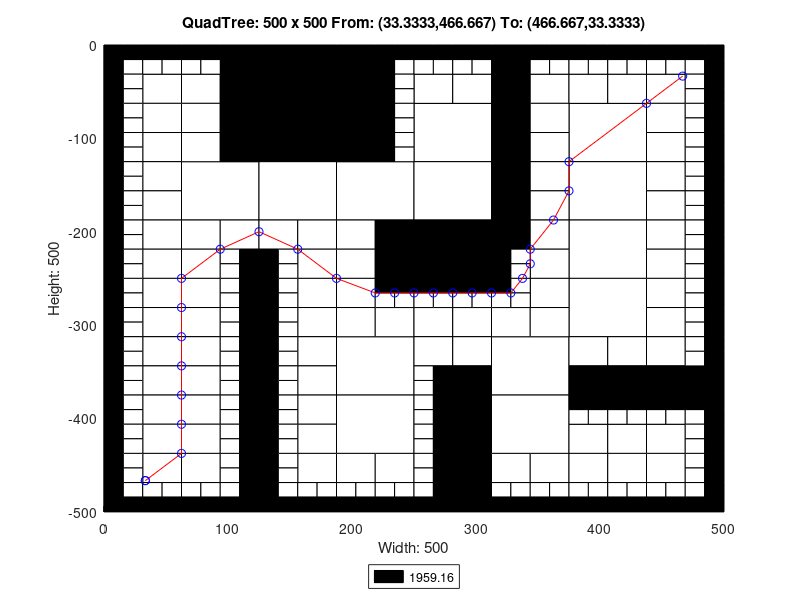

The MATLAB script that drew this image:
axis([0 500 -500 0]);
title('QuadTree: 500 x 500 From: (33.3333,466.667) To: (466.667,33.3333)');
xlabel('Width: 500');
ylabel('Height: 500');
rectangle('Position',[125 -62.5 62.5 62.5], 'FaceColor',[0 0 0]);
rectangle('Position',[125 -125 62.5 62.5], 'FaceColor',[0 0 0]);
rectangle('Position',[62.5 -187.5 62.5 62.5], 'FaceColor',[1 1 1]);
rectangle('Position',[125 -187.5 62.5 62.5], 'FaceColor',[1 1 1]);
rectangle('Position',[187.5 -187.5 62.5 62.5], 'FaceColor',[1 1 1]);
rectangle('Position',[250 -125 62.5 62.5], 'FaceColor',[1 1 1]);
rectangle('Position',[375 -125 62.5 62.5], 'FaceColor',[1 1 1]);
rectangle('Position',[250 -187.5 62.5 62.5], 'FaceColor',[1 1 1]);
rectangle('Position',[250 -250 62.5 62.5], 'FaceColor',[0 0 0]);
rectangle('Position',[375 -187.5 62.5 62.5], 'FaceColor',[1 1 1]);
rectangle('Position',[375 -250 62.5 62.5], 'FaceColor',[1 1 1]);
rectangle('Position',[187.5 -375 62.5 62.5], 'FaceColor',[1 1 1]);
rectangle('Position',[187.5 -437.5 62.5 62.5], 'FaceColor',[1 1 1]);
rectangle('Position',[312.5 -375 62.5 62.5], 'FaceColor',[1 1 1]);
rectangle('Position',[375 -312.5 62.5 62.5], 'FaceColor',[1 1 1]);
rectangle('Position',[312.5 -437.5 62.5 62.5], 'FaceColor',[1 1 1]);
rectangle('Position',[31.25 -62.5 31.25 31.25], 'FaceColor',[1 1 1]);
rectangle('Position',[93.75 -31.25 31.25 31.25], 'FaceColor',[0 0 0]);
rectangle('Position',[62.5 -62.5 31.25 31.25], 'FaceColor',[1 1 1]);
rectangle('Position',[93.75 -62.5 31.25 31.25], 'FaceColor',[0 0 0]);
rectangle('Position',[31.25 -93.75 31.25 31.25], 'FaceColor',[1 1 1]);
rectangle('Position',[31.25 -125 31.25 31.25], 'FaceColor',[1 1 1]);
rectangle('Position',[62.5 -93.75 31.25 31.25], 'FaceColor',[1 1 1]);
rectangle('Position',[93.75 -93.75 31.25 31.25], 'FaceColor',[0 0 0]);
rectangle('Position',[62.5 -125 31.25 31.25], 'FaceColor',[1 1 1]);
rectangle('Position',[93.75 -125 31.25 31.25], 'FaceColor',[0 0 0]);
rectangle('Position',[187.5 -31.25 31.25 31.25], 'FaceColor',[0 0 0]);
rectangle('Position',[187.5 -62.5 31.25 31.25], 'FaceColor',[0 0 0]);
rectangle('Position',[187.5 -93.75 31.25 31.25], 'FaceColor',[0 0 0]);
rectangle('Position',[187.5 -125 31.25 31.25], 'FaceColor',[0 0 0]);
rectangle('Position',[31.25 -156.25 31.25 31.25], 'FaceColor',[1 1 1]);
rectangle('Position',[31.25 -187.5 31.25 31.25], 'FaceColor',[1 1 1]);
rectangle('Position',[31.25 -218.75 31.25 31.25], 'FaceColor',[1 1 1]);
rectangle('Position',[31.25 -250 31.25 31.25], 'FaceColor',[1 1 1]);
rectangle('Position',[62.5 -218.75 31.25 31.25], 'FaceColor',[1 1 1]);
rectangle('Position',[93.75 -218.75 31.25 31.25], 'FaceColor',[1 1 1]);
rectangle('Position',[62.5 -250 31.25 31.25], 'FaceColor',[1 1 1]);
rectangle('Position',[125 -218.75 31.25 31.25], 'FaceColor',[1 1 1]);
rectangle('Position',[156.25 -218.75 31.25 31.25], 'FaceColor',[1 1 1]);
rectangle('Position',[156.25 -250 31.25 31.25], 'FaceColor',[1 1 1]);
rectangle('Position',[187.5 -218.75 31.25 31.25], 'FaceColor',[1 1 1]);
rectangle('Position',[218.75 -218.75 31.25 31.25], 'FaceColor',[0 0 0]);
rectangle('Position',[187.5 -250 31.25 31.25], 'FaceColor',[1 1 1]);
rectangle('Position',[218.75 -250 31.25 31.25], 'FaceColor',[0 0 0]);
rectangle('Position',[250 -62.5 31.25 31.25], 'FaceColor',[1 1 1]);
rectangle('Position',[281.25 -62.5 31.25 31.25], 'FaceColor',[1 1 1]);
rectangle('Position',[312.5 -31.25 31.25 31.25], 'FaceColor',[0 0 0]);
rectangle('Position',[312.5 -62.5 31.25 31.25], 'FaceColor',[0 0 0]);
rectangle('Position',[343.75 -62.5 31.25 31.25], 'FaceColor',[1 1 1]);
rectangle('Position',[312.5 -93.75 31.25 31.25], 'FaceColor',[0 0 0]);
rectangle('Position',[343.75 -93.75 31.25 31.25], 'FaceColor',[1 1 1]);
rectangle('Position',[312.5 -125 31.25 31.25], 'FaceColor',[0 0 0]);
rectangle('Position',[343.75 -125 31.25 31.25], 'FaceColor',[1 1 1]);
rectangle('Position',[375 -62.5 31.25 31.25], 'FaceColor',[1 1 1]);
rectangle('Position',[406.25 -62.5 31.25 31.25], 'FaceColor',[1 1 1]);
rectangle('Position',[437.5 -62.5 31.25 31.25], 'FaceColor',[1 1 1]);
rectangle('Position',[437.5 -93.75 31.25 31.25], 'FaceColor',[1 1 1]);
rectangle('Position',[437.5 -125 31.25 31.25], 'FaceColor',[1 1 1]);
rectangle('Position',[312.5 -156.25 31.25 31.25], 'FaceColor',[0 0 0]);
rectangle('Position',[343.75 -156.25 31.25 31.25], 'FaceColor',[1 1 1]);
rectangle('Position',[312.5 -187.5 31.25 31.25], 'FaceColor',[0 0 0]);
rectangle('Position',[343.75 -187.5 31.25 31.25], 'FaceColor',[1 1 1]);
rectangle('Position',[312.5 -218.75 31.25 31.25], 'FaceColor',[0 0 0]);
rectangle('Position',[343.75 -218.75 31.25 31.25], 'FaceColor',[1 1 1]);
rectangle('Position',[343.75 -250 31.25 31.25], 'FaceColor',[1 1 1]);
rectangle('Position',[437.5 -156.25 31.25 31.25], 'FaceColor',[1 1 1]);
rectangle('Position',[437.5 -187.5 31.25 31.25], 'FaceColor',[1 1 1]);
rectangle('Position',[437.5 -218.75 31.25 31.25], 'FaceColor',[1 1 1]);
rectangle('Position',[437.5 -250 31.25 31.25], 'FaceColor',[1 1 1]);
rectangle('Position',[31.25 -281.25 31.25 31.25], 'FaceColor',[1 1 1]);
rectangle('Position',[31.25 -312.5 31.25 31.25], 'FaceColor',[1 1 1]);
rectangle('Position',[62.5 -281.25 31.25 31.25], 'FaceColor',[1 1 1]);
rectangle('Position',[62.5 -312.5 31.25 31.25], 'FaceColor',[1 1 1]);
rectangle('Position',[31.25 -343.75 31.25 31.25], 'FaceColor',[1 1 1]);
rectangle('Position',[31.25 -375 31.25 31.25], 'FaceColor',[1 1 1]);
rectangle('Position',[62.5 -343.75 31.25 31.25], 'FaceColor',[1 1 1]);
rectangle('Position',[62.5 -375 31.25 31.25], 'FaceColor',[1 1 1]);
rectangle('Position',[156.25 -281.25 31.25 31.25], 'FaceColor',[1 1 1]);
rectangle('Position',[156.25 -312.5 31.25 31.25], 'FaceColor',[1 1 1]);
rectangle('Position',[187.5 -281.25 31.25 31.25], 'FaceColor',[1 1 1]);
rectangle('Position',[187.5 -312.5 31.25 31.25], 'FaceColor',[1 1 1]);
rectangle('Position',[218.75 -312.5 31.25 31.25], 'FaceColor',[1 1 1]);
rectangle('Position',[156.25 -343.75 31.25 31.25], 'FaceColor',[1 1 1]);
rectangle('Position',[156.25 -375 31.25 31.25], 'FaceColor',[1 1 1]);
rectangle('Position',[31.25 -406.25 31.25 31.25], 'FaceColor',[1 1 1]);
rectangle('Position',[31.25 -437.5 31.25 31.25], 'FaceColor',[1 1 1]);
rectangle('Position',[62.5 -406.25 31.25 31.25], 'FaceColor',[1 1 1]);
rectangle('Position',[62.5 -437.5 31.25 31.25], 'FaceColor',[1 1 1]);
rectangle('Position',[31.25 -468.75 31.25 31.25], 'FaceColor',[1 1 1]);
rectangle('Position',[62.5 -468.75 31.25 31.25], 'FaceColor',[1 1 1]);
rectangle('Position',[156.25 -406.25 31.25 31.25], 'FaceColor',[1 1 1]);
rectangle('Position',[156.25 -437.5 31.25 31.25], 'FaceColor',[1 1 1]);
rectangle('Position',[156.25 -468.75 31.25 31.25], 'FaceColor',[1 1 1]);
rectangle('Position',[187.5 -468.75 31.25 31.25], 'FaceColor',[1 1 1]);
rectangle('Position',[218.75 -468.75 31.25 31.25], 'FaceColor',[1 1 1]);
rectangle('Position',[250 -312.5 31.25 31.25], 'FaceColor',[1 1 1]);
rectangle('Position',[281.25 -312.5 31.25 31.25], 'FaceColor',[1 1 1]);
rectangle('Position',[343.75 -281.25 31.25 31.25], 'FaceColor',[1 1 1]);
rectangle('Position',[312.5 -312.5 31.25 31.25], 'FaceColor',[1 1 1]);
rectangle('Position',[343.75 -312.5 31.25 31.25], 'FaceColor',[1 1 1]);
rectangle('Position',[250 -343.75 31.25 31.25], 'FaceColor',[1 1 1]);
rectangle('Position',[281.25 -343.75 31.25 31.25], 'FaceColor',[1 1 1]);
rectangle('Position',[281.25 -375 31.25 31.25], 'FaceColor',[0 0 0]);
rectangle('Position',[437.5 -281.25 31.25 31.25], 'FaceColor',[1 1 1]);
rectangle('Position',[437.5 -312.5 31.25 31.25], 'FaceColor',[1 1 1]);
rectangle('Position',[375 -343.75 31.25 31.25], 'FaceColor',[1 1 1]);
rectangle('Position',[406.25 -343.75 31.25 31.25], 'FaceColor',[1 1 1]);
rectangle('Position',[375 -375 31.25 31.25], 'FaceColor',[0 0 0]);
rectangle('Position',[406.25 -375 31.25 31.25], 'FaceColor',[0 0 0]);
rectangle('Position',[437.5 -343.75 31.25 31.25], 'FaceColor',[1 1 1]);
rectangle('Position',[437.5 -375 31.25 31.25], 'FaceColor',[0 0 0]);
rectangle('Position',[468.75 -375 31.25 31.25], 'FaceColor',[0 0 0]);
rectangle('Position',[281.25 -406.25 31.25 31.25], 'FaceColor',[0 0 0]);
rectangle('Position',[281.25 -437.5 31.25 31.25], 'FaceColor',[0 0 0]);
rectangle('Position',[281.25 -468.75 31.25 31.25], 'FaceColor',[0 0 0]);
rectangle('Position',[281.25 -500 31.25 31.25], 'FaceColor',[0 0 0]);
rectangle('Position',[312.5 -468.75 31.25 31.25], 'FaceColor',[1 1 1]);
rectangle('Position',[343.75 -468.75 31.25 31.25], 'FaceColor',[1 1 1]);
rectangle('Position',[375 -437.5 31.25 31.25], 'FaceColor',[1 1 1]);
rectangle('Position',[406.25 -437.5 31.25 31.25], 'FaceColor',[1 1 1]);
rectangle('Position',[437.5 -437.5 31.25 31.25], 'FaceColor',[1 1 1]);
rectangle('Position',[375 -468.75 31.25 31.25], 'FaceColor',[1 1 1]);
rectangle('Position',[406.25 -468.75 31.25 31.25], 'FaceColor',[1 1 1]);
rectangle('Position',[437.5 -468.75 31.25 31.25], 'FaceColor',[1 1 1]);
rectangle('Position',[0 -15.625 15.625 15.625], 'FaceColor',[0 0 0]);
rectangle('Position',[15.625 -15.625 15.625 15.625], 'FaceColor',[0 0 0]);
rectangle('Position',[0 -31.25 15.625 15.625], 'FaceColor',[0 0 0]);
rectangle('Position',[15.625 -31.25 15.625 15.625], 'FaceColor',[1 1 1]);
rectangle('Position',[31.25 -15.625 15.625 15.625], 'FaceColor',[0 0 0]);
rectangle('Position',[46.875 -15.625 15.625 15.625], 'FaceColor',[0 0 0]);
rectangle('Position',[31.25 -31.25 15.625 15.625], 'FaceColor',[1 1 1]);
rectangle('Position',[46.875 -31.25 15.625 15.625], 'FaceColor',[1 1 1]);
rectangle('Position',[0 -46.875 15.625 15.625], 'FaceColor',[0 0 0]);
rectangle('Position',[15.625 -46.875 15.625 15.625], 'FaceColor',[1 1 1]);
rectangle('Position',[0 -62.5 15.625 15.625], 'FaceColor',[0 0 0]);
rectangle('Position',[15.625 -62.5 15.625 15.625], 'FaceColor',[1 1 1]);
rectangle('Position',[62.5 -15.625 15.625 15.625], 'FaceColor',[0 0 0]);
rectangle('Position',[78.125 -15.625 15.625 15.625], 'FaceColor',[0 0 0]);
rectangle('Position',[62.5 -31.25 15.625 15.625], 'FaceColor',[1 1 1]);
rectangle('Position',[78.125 -31.25 15.625 15.625], 'FaceColor',[1 1 1]);
rectangle('Position',[0 -78.125 15.625 15.625], 'FaceColor',[0 0 0]);
rectangle('Position',[15.625 -78.125 15.625 15.625], 'FaceColor',[1 1 1]);
rectangle('Position',[0 -93.75 15.625 15.625], 'FaceColor',[0 0 0]);
rectangle('Position',[15.625 -93.75 15.625 15.625], 'FaceColor',[1 1 1]);
rectangle('Position',[0 -109.375 15.625 15.625], 'FaceColor',[0 0 0]);
rectangle('Position',[15.625 -109.375 15.625 15.625], 'FaceColor',[1 1 1]);
rectangle('Position',[0 -125 15.625 15.625], 'FaceColor',[0 0 0]);
rectangle('Position',[15.625 -125 15.625 15.625], 'FaceColor',[1 1 1]);
rectangle('Position',[218.75 -15.625 15.625 15.625], 'FaceColor',[0 0 0]);
rectangle('Position',[234.375 -15.625 15.625 15.625], 'FaceColor',[0 0 0]);
rectangle('Position',[218.75 -31.25 15.625 15.625], 'FaceColor',[0 0 0]);
rectangle('Position',[234.375 -31.25 15.625 15.625], 'FaceColor',[1 1 1]);
rectangle('Position',[218.75 -46.875 15.625 15.625], 'FaceColor',[0 0 0]);
rectangle('Position',[234.375 -46.875 15.625 15.625], 'FaceColor',[1 1 1]);
rectangle('Position',[218.75 -62.5 15.625 15.625], 'FaceColor',[0 0 0]);
rectangle('Position',[234.375 -62.5 15.625 15.625], 'FaceColor',[1 1 1]);
rectangle('Position',[218.75 -78.125 15.625 15.625], 'FaceColor',[0 0 0]);
rectangle('Position',[234.375 -78.125 15.625 15.625], 'FaceColor',[1 1 1]);
rectangle('Position',[218.75 -93.75 15.625 15.625], 'FaceColor',[0 0 0]);
rectangle('Position',[234.375 -93.75 15.625 15.625], 'FaceColor',[1 1 1]);
rectangle('Position',[218.75 -109.375 15.625 15.625], 'FaceColor',[0 0 0]);
rectangle('Position',[234.375 -109.375 15.625 15.625], 'FaceColor',[1 1 1]);
rectangle('Position',[218.75 -125 15.625 15.625], 'FaceColor',[0 0 0]);
rectangle('Position',[234.375 -125 15.625 15.625], 'FaceColor',[1 1 1]);
rectangle('Position',[0 -140.625 15.625 15.625], 'FaceColor',[0 0 0]);
rectangle('Position',[15.625 -140.625 15.625 15.625], 'FaceColor',[1 1 1]);
rectangle('Position',[0 -156.25 15.625 15.625], 'FaceColor',[0 0 0]);
rectangle('Position',[15.625 -156.25 15.625 15.625], 'FaceColor',[1 1 1]);
rectangle('Position',[0 -171.875 15.625 15.625], 'FaceColor',[0 0 0]);
rectangle('Position',[15.625 -171.875 15.625 15.625], 'FaceColor',[1 1 1]);
rectangle('Position',[0 -187.5 15.625 15.625], 'FaceColor',[0 0 0]);
rectangle('Position',[15.625 -187.5 15.625 15.625], 'FaceColor',[1 1 1]);
rectangle('Position',[0 -203.125 15.625 15.625], 'FaceColor',[0 0 0]);
rectangle('Position',[15.625 -203.125 15.625 15.625], 'FaceColor',[1 1 1]);
rectangle('Position',[0 -218.75 15.625 15.625], 'FaceColor',[0 0 0]);
rectangle('Position',[15.625 -218.75 15.625 15.625], 'FaceColor',[1 1 1]);
rectangle('Position',[0 -234.375 15.625 15.625], 'FaceColor',[0 0 0]);
rectangle('Position',[15.625 -234.375 15.625 15.625], 'FaceColor',[1 1 1]);
rectangle('Position',[0 -250 15.625 15.625], 'FaceColor',[0 0 0]);
rectangle('Position',[15.625 -250 15.625 15.625], 'FaceColor',[1 1 1]);
rectangle('Position',[93.75 -234.375 15.625 15.625], 'FaceColor',[1 1 1]);
rectangle('Position',[109.375 -234.375 15.625 15.625], 'FaceColor',[0 0 0]);
rectangle('Position',[93.75 -250 15.625 15.625], 'FaceColor',[1 1 1]);
rectangle('Position',[109.375 -250 15.625 15.625], 'FaceColor',[0 0 0]);
rectangle('Position',[125 -234.375 15.625 15.625], 'FaceColor',[0 0 0]);
rectangle('Position',[140.625 -234.375 15.625 15.625], 'FaceColor',[1 1 1]);
rectangle('Position',[125 -250 15.625 15.625], 'FaceColor',[0 0 0]);
rectangle('Position',[140.625 -250 15.625 15.625], 'FaceColor',[1 1 1]);
rectangle('Position',[250 -15.625 15.625 15.625], 'FaceColor',[0 0 0]);
rectangle('Position',[265.625 -15.625 15.625 15.625], 'FaceColor',[0 0 0]);
rectangle('Position',[250 -31.25 15.625 15.625], 'FaceColor',[1 1 1]);
rectangle('Position',[265.625 -31.25 15.625 15.625], 'FaceColor',[1 1 1]);
rectangle('Position',[281.25 -15.625 15.625 15.625], 'FaceColor',[0 0 0]);
rectangle('Position',[296.875 -15.625 15.625 15.625], 'FaceColor',[0 0 0]);
rectangle('Position',[281.25 -31.25 15.625 15.625], 'FaceColor',[1 1 1]);
rectangle('Position',[296.875 -31.25 15.625 15.625], 'FaceColor',[1 1 1]);
rectangle('Position',[343.75 -15.625 15.625 15.625], 'FaceColor',[0 0 0]);
rectangle('Position',[359.375 -15.625 15.625 15.625], 'FaceColor',[0 0 0]);
rectangle('Position',[343.75 -31.25 15.625 15.625], 'FaceColor',[1 1 1]);
rectangle('Position',[359.375 -31.25 15.625 15.625], 'FaceColor',[1 1 1]);
rectangle('Position',[375 -15.625 15.625 15.625], 'FaceColor',[0 0 0]);
rectangle('Position',[390.625 -15.625 15.625 15.625], 'FaceColor',[0 0 0]);
rectangle('Position',[375 -31.25 15.625 15.625], 'FaceColor',[1 1 1]);
rectangle('Position',[390.625 -31.25 15.625 15.625], 'FaceColor',[1 1 1]);
rectangle('Position',[406.25 -15.625 15.625 15.625], 'FaceColor',[0 0 0]);
rectangle('Position',[421.875 -15.625 15.625 15.625], 'FaceColor',[0 0 0]);
rectangle('Position',[406.25 -31.25 15.625 15.625], 'FaceColor',[1 1 1]);
rectangle('Position',[421.875 -31.25 15.625 15.625], 'FaceColor',[1 1 1]);
rectangle('Position',[437.5 -15.625 15.625 15.625], 'FaceColor',[0 0 0]);
rectangle('Position',[453.125 -15.625 15.625 15.625], 'FaceColor',[0 0 0]);
rectangle('Position',[437.5 -31.25 15.625 15.625], 'FaceColor',[1 1 1]);
rectangle('Position',[453.125 -31.25 15.625 15.625], 'FaceColor',[1 1 1]);
rectangle('Position',[468.75 -15.625 15.625 15.625], 'FaceColor',[0 0 0]);
rectangle('Position',[484.375 -15.625 15.625 15.625], 'FaceColor',[0 0 0]);
rectangle('Position',[468.75 -31.25 15.625 15.625], 'FaceColor',[1 1 1]);
rectangle('Position',[484.375 -31.25 15.625 15.625], 'FaceColor',[0 0 0]);
rectangle('Position',[468.75 -46.875 15.625 15.625], 'FaceColor',[1 1 1]);
rectangle('Position',[484.375 -46.875 15.625 15.625], 'FaceColor',[0 0 0]);
rectangle('Position',[468.75 -62.5 15.625 15.625], 'FaceColor',[1 1 1]);
rectangle('Position',[484.375 -62.5 15.625 15.625], 'FaceColor',[0 0 0]);
rectangle('Position',[468.75 -78.125 15.625 15.625], 'FaceColor',[1 1 1]);
rectangle('Position',[484.375 -78.125 15.625 15.625], 'FaceColor',[0 0 0]);
rectangle('Position',[468.75 -93.75 15.625 15.625], 'FaceColor',[1 1 1]);
rectangle('Position',[484.375 -93.75 15.625 15.625], 'FaceColor',[0 0 0]);
rectangle('Position',[468.75 -109.375 15.625 15.625], 'FaceColor',[1 1 1]);
rectangle('Position',[484.375 -109.375 15.625 15.625], 'FaceColor',[0 0 0]);
rectangle('Position',[468.75 -125 15.625 15.625], 'FaceColor',[1 1 1]);
rectangle('Position',[484.375 -125 15.625 15.625], 'FaceColor',[0 0 0]);
rectangle('Position',[312.5 -234.375 15.625 15.625], 'FaceColor',[0 0 0]);
rectangle('Position',[328.125 -234.375 15.625 15.625], 'FaceColor',[1 1 1]);
rectangle('Position',[312.5 -250 15.625 15.625], 'FaceColor',[0 0 0]);
rectangle('Position',[328.125 -250 15.625 15.625], 'FaceColor',[1 1 1]);
rectangle('Position',[468.75 -140.625 15.625 15.625], 'FaceColor',[1 1 1]);
rectangle('Position',[484.375 -140.625 15.625 15.625], 'FaceColor',[0 0 0]);
rectangle('Position',[468.75 -156.25 15.625 15.625], 'FaceColor',[1 1 1]);
rectangle('Position',[484.375 -156.25 15.625 15.625], 'FaceColor',[0 0 0]);
rectangle('Position',[468.75 -171.875 15.625 15.625], 'FaceColor',[1 1 1]);
rectangle('Position',[484.375 -171.875 15.625 15.625], 'FaceColor',[0 0 0]);
rectangle('Position',[468.75 -187.5 15.625 15.625], 'FaceColor',[1 1 1]);
rectangle('Position',[484.375 -187.5 15.625 15.625], 'FaceColor',[0 0 0]);
rectangle('Position',[468.75 -203.125 15.625 15.625], 'FaceColor',[1 1 1]);
rectangle('Position',[484.375 -203.125 15.625 15.625], 'FaceColor',[0 0 0]);
rectangle('Position',[468.75 -218.75 15.625 15.625], 'FaceColor',[1 1 1]);
rectangle('Position',[484.375 -218.75 15.625 15.625], 'FaceColor',[0 0 0]);
rectangle('Position',[468.75 -234.375 15.625 15.625], 'FaceColor',[1 1 1]);
rectangle('Position',[484.375 -234.375 15.625 15.625], 'FaceColor',[0 0 0]);
rectangle('Position',[468.75 -250 15.625 15.625], 'FaceColor',[1 1 1]);
rectangle('Position',[484.375 -250 15.625 15.625], 'FaceColor',[0 0 0]);
rectangle('Position',[0 -265.625 15.625 15.625], 'FaceColor',[0 0 0]);
rectangle('Position',[15.625 -265.625 15.625 15.625], 'FaceColor',[1 1 1]);
rectangle('Position',[0 -281.25 15.625 15.625], 'FaceColor',[0 0 0]);
rectangle('Position',[15.625 -281.25 15.625 15.625], 'FaceColor',[1 1 1]);
rectangle('Position',[0 -296.875 15.625 15.625], 'FaceColor',[0 0 0]);
rectangle('Position',[15.625 -296.875 15.625 15.625], 'FaceColor',[1 1 1]);
rectangle('Position',[0 -312.5 15.625 15.625], 'FaceColor',[0 0 0]);
rectangle('Position',[15.625 -312.5 15.625 15.625], 'FaceColor',[1 1 1]);
rectangle('Position',[93.75 -265.625 15.625 15.625], 'FaceColor',[1 1 1]);
rectangle('Position',[109.375 -265.625 15.625 15.625], 'FaceColor',[0 0 0]);
rectangle('Position',[93.75 -281.25 15.625 15.625], 'FaceColor',[1 1 1]);
rectangle('Position',[109.375 -281.25 15.625 15.625], 'FaceColor',[0 0 0]);
rectangle('Position',[93.75 -296.875 15.625 15.625], 'FaceColor',[1 1 1]);
rectangle('Position',[109.375 -296.875 15.625 15.625], 'FaceColor',[0 0 0]);
rectangle('Position',[93.75 -312.5 15.625 15.625], 'FaceColor',[1 1 1]);
rectangle('Position',[109.375 -312.5 15.625 15.625], 'FaceColor',[0 0 0]);
rectangle('Position',[0 -328.125 15.625 15.625], 'FaceColor',[0 0 0]);
rectangle('Position',[15.625 -328.125 15.625 15.625], 'FaceColor',[1 1 1]);
rectangle('Position',[0 -343.75 15.625 15.625], 'FaceColor',[0 0 0]);
rectangle('Position',[15.625 -343.75 15.625 15.625], 'FaceColor',[1 1 1]);
rectangle('Position',[0 -359.375 15.625 15.625], 'FaceColor',[0 0 0]);
rectangle('Position',[15.625 -359.375 15.625 15.625], 'FaceColor',[1 1 1]);
rectangle('Position',[0 -375 15.625 15.625], 'FaceColor',[0 0 0]);
rectangle('Position',[15.625 -375 15.625 15.625], 'FaceColor',[1 1 1]);
rectangle('Position',[93.75 -328.125 15.625 15.625], 'FaceColor',[1 1 1]);
rectangle('Position',[109.375 -328.125 15.625 15.625], 'FaceColor',[0 0 0]);
rectangle('Position',[93.75 -343.75 15.625 15.625], 'FaceColor',[1 1 1]);
rectangle('Position',[109.375 -343.75 15.625 15.625], 'FaceColor',[0 0 0]);
rectangle('Position',[93.75 -359.375 15.625 15.625], 'FaceColor',[1 1 1]);
rectangle('Position',[109.375 -359.375 15.625 15.625], 'FaceColor',[0 0 0]);
rectangle('Position',[93.75 -375 15.625 15.625], 'FaceColor',[1 1 1]);
rectangle('Position',[109.375 -375 15.625 15.625], 'FaceColor',[0 0 0]);
rectangle('Position',[125 -265.625 15.625 15.625], 'FaceColor',[0 0 0]);
rectangle('Position',[140.625 -265.625 15.625 15.625], 'FaceColor',[1 1 1]);
rectangle('Position',[125 -281.25 15.625 15.625], 'FaceColor',[0 0 0]);
rectangle('Position',[140.625 -281.25 15.625 15.625], 'FaceColor',[1 1 1]);
rectangle('Position',[125 -296.875 15.625 15.625], 'FaceColor',[0 0 0]);
rectangle('Position',[140.625 -296.875 15.625 15.625], 'FaceColor',[1 1 1]);
rectangle('Position',[125 -312.5 15.625 15.625], 'FaceColor',[0 0 0]);
rectangle('Position',[140.625 -312.5 15.625 15.625], 'FaceColor',[1 1 1]);
rectangle('Position',[218.75 -265.625 15.625 15.625], 'FaceColor',[0 0 0]);
rectangle('Position',[234.375 -265.625 15.625 15.625], 'FaceColor',[0 0 0]);
rectangle('Position',[218.75 -281.25 15.625 15.625], 'FaceColor',[1 1 1]);
rectangle('Position',[234.375 -281.25 15.625 15.625], 'FaceColor',[1 1 1]);
rectangle('Position',[125 -328.125 15.625 15.625], 'FaceColor',[0 0 0]);
rectangle('Position',[140.625 -328.125 15.625 15.625], 'FaceColor',[1 1 1]);
rectangle('Position',[125 -343.75 15.625 15.625], 'FaceColor',[0 0 0]);
rectangle('Position',[140.625 -343.75 15.625 15.625], 'FaceColor',[1 1 1]);
rectangle('Position',[125 -359.375 15.625 15.625], 'FaceColor',[0 0 0]);
rectangle('Position',[140.625 -359.375 15.625 15.625], 'FaceColor',[1 1 1]);
rectangle('Position',[125 -375 15.625 15.625], 'FaceColor',[0 0 0]);
rectangle('Position',[140.625 -375 15.625 15.625], 'FaceColor',[1 1 1]);
rectangle('Position',[0 -390.625 15.625 15.625], 'FaceColor',[0 0 0]);
rectangle('Position',[15.625 -390.625 15.625 15.625], 'FaceColor',[1 1 1]);
rectangle('Position',[0 -406.25 15.625 15.625], 'FaceColor',[0 0 0]);
rectangle('Position',[15.625 -406.25 15.625 15.625], 'FaceColor',[1 1 1]);
rectangle('Position',[0 -421.875 15.625 15.625], 'FaceColor',[0 0 0]);
rectangle('Position',[15.625 -421.875 15.625 15.625], 'FaceColor',[1 1 1]);
rectangle('Position',[0 -437.5 15.625 15.625], 'FaceColor',[0 0 0]);
rectangle('Position',[15.625 -437.5 15.625 15.625], 'FaceColor',[1 1 1]);
rectangle('Position',[93.75 -390.625 15.625 15.625], 'FaceColor',[1 1 1]);
rectangle('Position',[109.375 -390.625 15.625 15.625], 'FaceColor',[0 0 0]);
rectangle('Position',[93.75 -406.25 15.625 15.625], 'FaceColor',[1 1 1]);
rectangle('Position',[109.375 -406.25 15.625 15.625], 'FaceColor',[0 0 0]);
rectangle('Position',[93.75 -421.875 15.625 15.625], 'FaceColor',[1 1 1]);
rectangle('Position',[109.375 -421.875 15.625 15.625], 'FaceColor',[0 0 0]);
rectangle('Position',[93.75 -437.5 15.625 15.625], 'FaceColor',[1 1 1]);
rectangle('Position',[109.375 -437.5 15.625 15.625], 'FaceColor',[0 0 0]);
rectangle('Position',[0 -453.125 15.625 15.625], 'FaceColor',[0 0 0]);
rectangle('Position',[15.625 -453.125 15.625 15.625], 'FaceColor',[1 1 1]);
rectangle('Position',[0 -468.75 15.625 15.625], 'FaceColor',[0 0 0]);
rectangle('Position',[15.625 -468.75 15.625 15.625], 'FaceColor',[1 1 1]);
rectangle('Position',[0 -484.375 15.625 15.625], 'FaceColor',[0 0 0]);
rectangle('Position',[15.625 -484.375 15.625 15.625], 'FaceColor',[1 1 1]);
rectangle('Position',[0 -500 15.625 15.625], 'FaceColor',[0 0 0]);
rectangle('Position',[15.625 -500 15.625 15.625], 'FaceColor',[0 0 0]);
rectangle('Position',[31.25 -484.375 15.625 15.625], 'FaceColor',[1 1 1]);
rectangle('Position',[46.875 -484.375 15.625 15.625], 'FaceColor',[1 1 1]);
rectangle('Position',[31.25 -500 15.625 15.625], 'FaceColor',[0 0 0]);
rectangle('Position',[46.875 -500 15.625 15.625], 'FaceColor',[0 0 0]);
rectangle('Position',[93.75 -453.125 15.625 15.625], 'FaceColor',[1 1 1]);
rectangle('Position',[109.375 -453.125 15.625 15.625], 'FaceColor',[0 0 0]);
rectangle('Position',[93.75 -468.75 15.625 15.625], 'FaceColor',[1 1 1]);
rectangle('Position',[109.375 -468.75 15.625 15.625], 'FaceColor',[0 0 0]);
rectangle('Position',[62.5 -484.375 15.625 15.625], 'FaceColor',[1 1 1]);
rectangle('Position',[78.125 -484.375 15.625 15.625], 'FaceColor',[1 1 1]);
rectangle('Position',[62.5 -500 15.625 15.625], 'FaceColor',[0 0 0]);
rectangle('Position',[78.125 -500 15.625 15.625], 'FaceColor',[0 0 0]);
rectangle('Position',[93.75 -484.375 15.625 15.625], 'FaceColor',[1 1 1]);
rectangle('Position',[109.375 -484.375 15.625 15.625], 'FaceColor',[0 0 0]);
rectangle('Position',[93.75 -500 15.625 15.625], 'FaceColor',[0 0 0]);
rectangle('Position',[109.375 -500 15.625 15.625], 'FaceColor',[0 0 0]);
rectangle('Position',[125 -390.625 15.625 15.625], 'FaceColor',[0 0 0]);
rectangle('Position',[140.625 -390.625 15.625 15.625], 'FaceColor',[1 1 1]);
rectangle('Position',[125 -406.25 15.625 15.625], 'FaceColor',[0 0 0]);
rectangle('Position',[140.625 -406.25 15.625 15.625], 'FaceColor',[1 1 1]);
rectangle('Position',[125 -421.875 15.625 15.625], 'FaceColor',[0 0 0]);
rectangle('Position',[140.625 -421.875 15.625 15.625], 'FaceColor',[1 1 1]);
rectangle('Position',[125 -437.5 15.625 15.625], 'FaceColor',[0 0 0]);
rectangle('Position',[140.625 -437.5 15.625 15.625], 'FaceColor',[1 1 1]);
rectangle('Position',[125 -453.125 15.625 15.625], 'FaceColor',[0 0 0]);
rectangle('Position',[140.625 -453.125 15.625 15.625], 'FaceColor',[1 1 1]);
rectangle('Position',[125 -468.75 15.625 15.625], 'FaceColor',[0 0 0]);
rectangle('Position',[140.625 -468.75 15.625 15.625], 'FaceColor',[1 1 1]);
rectangle('Position',[125 -484.375 15.625 15.625], 'FaceColor',[0 0 0]);
rectangle('Position',[140.625 -484.375 15.625 15.625], 'FaceColor',[1 1 1]);
rectangle('Position',[125 -500 15.625 15.625], 'FaceColor',[0 0 0]);
rectangle('Position',[140.625 -500 15.625 15.625], 'FaceColor',[0 0 0]);
rectangle('Position',[156.25 -484.375 15.625 15.625], 'FaceColor',[1 1 1]);
rectangle('Position',[171.875 -484.375 15.625 15.625], 'FaceColor',[1 1 1]);
rectangle('Position',[156.25 -500 15.625 15.625], 'FaceColor',[0 0 0]);
rectangle('Position',[171.875 -500 15.625 15.625], 'FaceColor',[0 0 0]);
rectangle('Position',[187.5 -484.375 15.625 15.625], 'FaceColor',[1 1 1]);
rectangle('Position',[203.125 -484.375 15.625 15.625], 'FaceColor',[1 1 1]);
rectangle('Position',[187.5 -500 15.625 15.625], 'FaceColor',[0 0 0]);
rectangle('Position',[203.125 -500 15.625 15.625], 'FaceColor',[0 0 0]);
rectangle('Position',[218.75 -484.375 15.625 15.625], 'FaceColor',[1 1 1]);
rectangle('Position',[234.375 -484.375 15.625 15.625], 'FaceColor',[1 1 1]);
rectangle('Position',[218.75 -500 15.625 15.625], 'FaceColor',[0 0 0]);
rectangle('Position',[234.375 -500 15.625 15.625], 'FaceColor',[0 0 0]);
rectangle('Position',[250 -265.625 15.625 15.625], 'FaceColor',[0 0 0]);
rectangle('Position',[265.625 -265.625 15.625 15.625], 'FaceColor',[0 0 0]);
rectangle('Position',[250 -281.25 15.625 15.625], 'FaceColor',[1 1 1]);
rectangle('Position',[265.625 -281.25 15.625 15.625], 'FaceColor',[1 1 1]);
rectangle('Position',[281.25 -265.625 15.625 15.625], 'FaceColor',[0 0 0]);
rectangle('Position',[296.875 -265.625 15.625 15.625], 'FaceColor',[0 0 0]);
rectangle('Position',[281.25 -281.25 15.625 15.625], 'FaceColor',[1 1 1]);
rectangle('Position',[296.875 -281.25 15.625 15.625], 'FaceColor',[1 1 1]);
rectangle('Position',[312.5 -265.625 15.625 15.625], 'FaceColor',[0 0 0]);
rectangle('Position',[328.125 -265.625 15.625 15.625], 'FaceColor',[1 1 1]);
rectangle('Position',[312.5 -281.25 15.625 15.625], 'FaceColor',[1 1 1]);
rectangle('Position',[328.125 -281.25 15.625 15.625], 'FaceColor',[1 1 1]);
rectangle('Position',[250 -359.375 15.625 15.625], 'FaceColor',[1 1 1]);
rectangle('Position',[265.625 -359.375 15.625 15.625], 'FaceColor',[0 0 0]);
rectangle('Position',[250 -375 15.625 15.625], 'FaceColor',[1 1 1]);
rectangle('Position',[265.625 -375 15.625 15.625], 'FaceColor',[0 0 0]);
rectangle('Position',[468.75 -265.625 15.625 15.625], 'FaceColor',[1 1 1]);
rectangle('Position',[484.375 -265.625 15.625 15.625], 'FaceColor',[0 0 0]);
rectangle('Position',[468.75 -281.25 15.625 15.625], 'FaceColor',[1 1 1]);
rectangle('Position',[484.375 -281.25 15.625 15.625], 'FaceColor',[0 0 0]);
rectangle('Position',[468.75 -296.875 15.625 15.625], 'FaceColor',[1 1 1]);
rectangle('Position',[484.375 -296.875 15.625 15.625], 'FaceColor',[0 0 0]);
rectangle('Position',[468.75 -312.5 15.625 15.625], 'FaceColor',[1 1 1]);
rectangle('Position',[484.375 -312.5 15.625 15.625], 'FaceColor',[0 0 0]);
rectangle('Position',[468.75 -328.125 15.625 15.625], 'FaceColor',[1 1 1]);
rectangle('Position',[484.375 -328.125 15.625 15.625], 'FaceColor',[0 0 0]);
rectangle('Position',[468.75 -343.75 15.625 15.625], 'FaceColor',[1 1 1]);
rectangle('Position',[484.375 -343.75 15.625 15.625], 'FaceColor',[0 0 0]);
rectangle('Position',[250 -390.625 15.625 15.625], 'FaceColor',[1 1 1]);
rectangle('Position',[265.625 -390.625 15.625 15.625], 'FaceColor',[0 0 0]);
rectangle('Position',[250 -406.25 15.625 15.625], 'FaceColor',[1 1 1]);
rectangle('Position',[265.625 -406.25 15.625 15.625], 'FaceColor',[0 0 0]);
rectangle('Position',[250 -421.875 15.625 15.625], 'FaceColor',[1 1 1]);
rectangle('Position',[265.625 -421.875 15.625 15.625], 'FaceColor',[0 0 0]);
rectangle('Position',[250 -437.5 15.625 15.625], 'FaceColor',[1 1 1]);
rectangle('Position',[265.625 -437.5 15.625 15.625], 'FaceColor',[0 0 0]);
rectangle('Position',[250 -453.125 15.625 15.625], 'FaceColor',[1 1 1]);
rectangle('Position',[265.625 -453.125 15.625 15.625], 'FaceColor',[0 0 0]);
rectangle('Position',[250 -468.75 15.625 15.625], 'FaceColor',[1 1 1]);
rectangle('Position',[265.625 -468.75 15.625 15.625], 'FaceColor',[0 0 0]);
rectangle('Position',[250 -484.375 15.625 15.625], 'FaceColor',[1 1 1]);
rectangle('Position',[265.625 -484.375 15.625 15.625], 'FaceColor',[0 0 0]);
rectangle('Position',[250 -500 15.625 15.625], 'FaceColor',[0 0 0]);
rectangle('Position',[265.625 -500 15.625 15.625], 'FaceColor',[0 0 0]);
rectangle('Position',[312.5 -484.375 15.625 15.625], 'FaceColor',[1 1 1]);
rectangle('Position',[328.125 -484.375 15.625 15.625], 'FaceColor',[1 1 1]);
rectangle('Position',[312.5 -500 15.625 15.625], 'FaceColor',[0 0 0]);
rectangle('Position',[328.125 -500 15.625 15.625], 'FaceColor',[0 0 0]);
rectangle('Position',[343.75 -484.375 15.625 15.625], 'FaceColor',[1 1 1]);
rectangle('Position',[359.375 -484.375 15.625 15.625], 'FaceColor',[1 1 1]);
rectangle('Position',[343.75 -500 15.625 15.625], 'FaceColor',[0 0 0]);
rectangle('Position',[359.375 -500 15.625 15.625], 'FaceColor',[0 0 0]);
rectangle('Position',[375 -390.625 15.625 15.625], 'FaceColor',[0 0 0]);
rectangle('Position',[390.625 -390.625 15.625 15.625], 'FaceColor',[0 0 0]);
rectangle('Position',[375 -406.25 15.625 15.625], 'FaceColor',[1 1 1]);
rectangle('Position',[390.625 -406.25 15.625 15.625], 'FaceColor',[1 1 1]);
rectangle('Position',[406.25 -390.625 15.625 15.625], 'FaceColor',[0 0 0]);
rectangle('Position',[421.875 -390.625 15.625 15.625], 'FaceColor',[0 0 0]);
rectangle('Position',[406.25 -406.25 15.625 15.625], 'FaceColor',[1 1 1]);
rectangle('Position',[421.875 -406.25 15.625 15.625], 'FaceColor',[1 1 1]);
rectangle('Position',[437.5 -390.625 15.625 15.625], 'FaceColor',[0 0 0]);
rectangle('Position',[453.125 -390.625 15.625 15.625], 'FaceColor',[0 0 0]);
rectangle('Position',[437.5 -406.25 15.625 15.625], 'FaceColor',[1 1 1]);
rectangle('Position',[453.125 -406.25 15.625 15.625], 'FaceColor',[1 1 1]);
rectangle('Position',[468.75 -390.625 15.625 15.625], 'FaceColor',[0 0 0]);
rectangle('Position',[484.375 -390.625 15.625 15.625], 'FaceColor',[0 0 0]);
rectangle('Position',[468.75 -406.25 15.625 15.625], 'FaceColor',[1 1 1]);
rectangle('Position',[484.375 -406.25 15.625 15.625], 'FaceColor',[0 0 0]);
rectangle('Position',[468.75 -421.875 15.625 15.625], 'FaceColor',[1 1 1]);
rectangle('Position',[484.375 -421.875 15.625 15.625], 'FaceColor',[0 0 0]);
rectangle('Position',[468.75 -437.5 15.625 15.625], 'FaceColor',[1 1 1]);
rectangle('Position',[484.375 -437.5 15.625 15.625], 'FaceColor',[0 0 0]);
rectangle('Position',[375 -484.375 15.625 15.625], 'FaceColor',[1 1 1]);
rectangle('Position',[390.625 -484.375 15.625 15.625], 'FaceColor',[1 1 1]);
rectangle('Position',[375 -500 15.625 15.625], 'FaceColor',[0 0 0]);
rectangle('Position',[390.625 -500 15.625 15.625], 'FaceColor',[0 0 0]);
rectangle('Position',[406.25 -484.375 15.625 15.625], 'FaceColor',[1 1 1]);
rectangle('Position',[421.875 -484.375 15.625 15.625], 'FaceColor',[1 1 1]);
rectangle('Position',[406.25 -500 15.625 15.625], 'FaceColor',[0 0 0]);
rectangle('Position',[421.875 -500 15.625 15.625], 'FaceColor',[0 0 0]);
rectangle('Position',[468.75 -453.125 15.625 15.625], 'FaceColor',[1 1 1]);
rectangle('Position',[484.375 -453.125 15.625 15.625], 'FaceColor',[0 0 0]);
rectangle('Position',[468.75 -468.75 15.625 15.625], 'FaceColor',[1 1 1]);
rectangle('Position',[484.375 -468.75 15.625 15.625], 'FaceColor',[0 0 0]);
rectangle('Position',[437.5 -484.375 15.625 15.625], 'FaceColor',[1 1 1]);
rectangle('Position',[453.125 -484.375 15.625 15.625], 'FaceColor',[1 1 1]);
rectangle('Position',[437.5 -500 15.625 15.625], 'FaceColor',[0 0 0]);
rectangle('Position',[453.125 -500 15.625 15.625], 'FaceColor',[0 0 0]);
rectangle('Position',[468.75 -484.375 15.625 15.625], 'FaceColor',[1 1 1]);
rectangle('Position',[484.375 -484.375 15.625 15.625], 'FaceColor',[0 0 0]);
rectangle('Position',[468.75 -500 15.625 15.625], 'FaceColor',[0 0 0]);
rectangle('Position',[484.375 -500 15.625 15.625], 'FaceColor',[0 0 0]);
X=[466.667,437.5,375,375,362.5,343.75,343.75,337.5,328.125,312.5,296.875,281.25,265.625,250,234.375,218.75,187.5,156.25,125,93.75,62.5,62.5,62.5,62.5,62.5,62.5,62.5,33.3333,33.3333];
Y=[-33.3333,-62.5,-125,-156.25,-187.5,-218.75,-234.375,-250,-265.625,-265.625,-265.625,-265.625,-265.625,-265.625,-265.625,-265.625,-250,-218.75,-200,-218.75,-250,-281.25,-312.5,-343.75,-375,-406.25,-437.5,-466.667,-466.667];
hold on;
plot(X,Y,'r');
plot(X,Y,'bo');
legend('1959.16','Location','southoutside');
